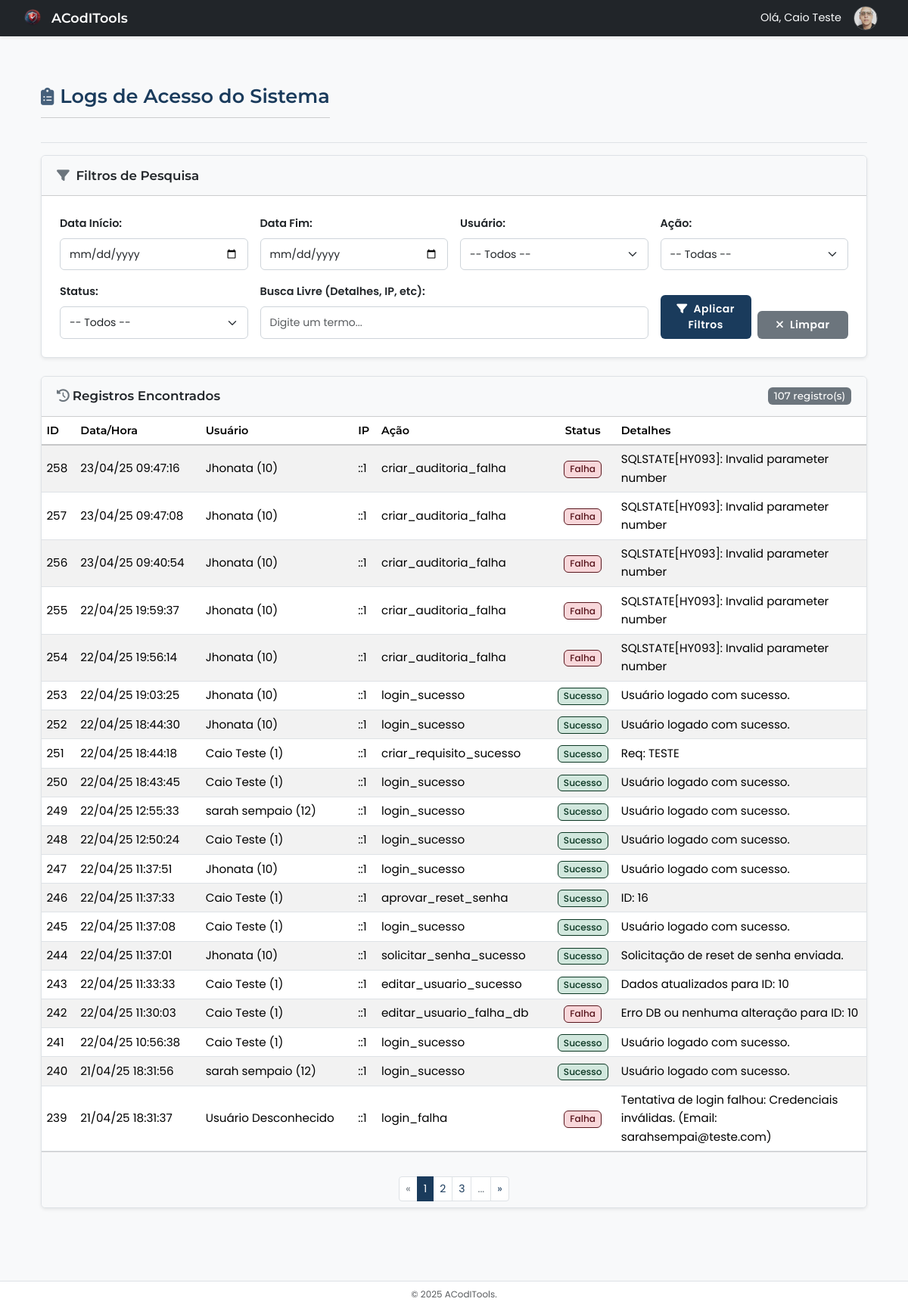
/admin/logs.php (signed in), run on the app's committed database.
### tables this page shows
CREATE TABLE `logs_acesso` (
  `id` int(11) NOT NULL,
  `usuario_id` int(11) DEFAULT NULL,
  `ip_address` varchar(45) DEFAULT NULL,
  `data_hora` datetime DEFAULT current_timestamp(),
  `acao` varchar(255) DEFAULT NULL,
  `sucesso` tinyint(1) DEFAULT NULL,
  `detalhes` text DEFAULT NULL
);

### includes/admin_functions.php (called while the page is built, shortened)
<?php
function getLogsAcesso($conexao, $pagina = 1, $itens_por_pagina = 20, $data_inicio = '', $data_fim = '', $usuario_id = '', $acao = '', $status = '', $search = '') {
    $offset = ($pagina - 1) * $itens_por_pagina;
    $sql = "SELECT
                la.id,
                la.data_hora,
                la.ip_address,
                la.acao,
                la.sucesso,
                la.detalhes,
                COALESCE(u.nome, 'Usuário Desconhecido') AS nome_usuario,
                COALESCE(u.email, 'N/A') AS email_usuario,
                la.usuario_id
            FROM logs_acesso la
            LEFT JOIN usuarios u ON la.usuario_id = u.id
            WHERE 1=1";
    $params = [];
    $sql .= " ORDER BY la.data_hora DESC LIMIT ?, ?";
    $params[] = $offset;
    $params[] = $itens_por_pagina;
    $stmt = $conexao->prepare($sql);
    $stmt->execute($params);
    $logs = $stmt->fetchAll(PDO::FETCH_ASSOC);
    $sql_count = "SELECT COUNT(*) FROM logs_acesso la LEFT JOIN usuarios u ON la.usuario_id = u.id WHERE 1=1";
    $params_count = [];
    $stmt_count = $conexao->prepare($sql_count);
    $stmt_count->execute($params_count);
    $total_logs = $stmt_count->fetchColumn();
    $total_paginas = ceil($total_logs / $itens_por_pagina);
    return [
        'logs' => $logs,
        'paginacao' => [
            'pagina_atual' => $pagina,
            'total_paginas' => $total_paginas,
            'total_logs' => $total_logs,
        ]
    ];
}

### admin/logs.php (the view, shortened to what this page needs)
<?php
require_once __DIR__ . '/../includes/config.php';
require_once __DIR__ . '/../includes/layout_admin.php';
require_once __DIR__ . '/../includes/admin_functions.php';
$filtro_data_inicio = filter_input(INPUT_GET, 'data_inicio', FILTER_VALIDATE_REGEXP, ['options' => ['regexp' => '/^\d{4}-\d{2}-\d{2}$/']]);
$filtro_data_fim = filter_input(INPUT_GET, 'data_fim', FILTER_VALIDATE_REGEXP, ['options' => ['regexp' => '/^\d{4}-\d{2}-\d{2}$/']]);
$filtro_usuario_id = filter_input(INPUT_GET, 'usuario_id', FILTER_VALIDATE_INT);
$filtro_acao = trim(filter_input(INPUT_GET, 'acao', FILTER_SANITIZE_SPECIAL_CHARS) ?? '');
$filtro_status = filter_input(INPUT_GET, 'status', FILTER_VALIDATE_INT, ['options' => ['min_range' => 0, 'max_range' => 1]]);
$filtro_busca = trim(filter_input(INPUT_GET, 'search', FILTER_SANITIZE_SPECIAL_CHARS) ?? '');
$pagina_atual = filter_input(INPUT_GET, 'pagina', FILTER_VALIDATE_INT, ['options' => ['default' => 1, 'min_range' => 1]]);
$itens_por_pagina = 20;
$filtros_ativos = [];
$logs_data = getLogsAcesso(
    $conexao,
    $pagina_atual,
    $itens_por_pagina,
    $filtro_data_inicio ?: '',
    $filtro_data_fim ?: '',
    $filtro_usuario_id ?: '',
    $filtro_acao,
    ($filtro_status !== null && $filtro_status !== false) ? (string)$filtro_status : '',
    $filtro_busca
);
$logs = $logs_data['logs'] ?? [];
$paginacao = $logs_data['paginacao'] ?? ['total_paginas' => 0, 'pagina_atual' => 1, 'total_logs' => 0];
$title = "ACodITools - Logs de Acesso";
echo getHeaderAdmin($title);
?>
<div class="container-fluid">
    <div class="d-flex justify-content-between flex-wrap flex-md-nowrap align-items-center pt-3 pb-2 mb-3 border-bottom">
        <h1 class="h2"><i class="fas fa-clipboard-list me-2"></i>Logs de Acesso do Sistema</h1>
    </div>
    <div class="card shadow-sm mb-4">
        <div class="card-header bg-light">
           <i class="fas fa-filter me-1"></i> Filtros de Pesquisa
        </div>
        <div class="card-body">
            <form method="GET" action="<?= $_SERVER['PHP_SELF'] ?>" id="filterLogsForm">
                <div class="row g-3">
                    <div class="col-md-6 col-lg-3">
                        <label for="data_inicio" class="form-label form-label-sm">Data Início:</label>
                        <input type="date" class="form-control form-control-sm" id="data_inicio" name="data_inicio" value="<?= htmlspecialchars($filtro_data_inicio ?? '') ?>">
                    </div>
                    <div class="col-md-6 col-lg-3">
                        <label for="data_fim" class="form-label form-label-sm">Data Fim:</label>
                        <input type="date" class="form-control form-control-sm" id="data_fim" name="data_fim" value="<?= htmlspecialchars($filtro_data_fim ?? '') ?>">
                    </div>
                    <div class="col-md-6 col-lg-3">
                        <label for="usuario_id" class="form-label form-label-sm">Usuário:</label>
                        <select class="form-select form-select-sm" id="usuario_id" name="usuario_id">
                            <option value="">-- Todos --</option>
                        </select>
                    </div>
                     <div class="col-md-6 col-lg-3">
                        <label for="acao" class="form-label form-label-sm">Ação:</label>
                        <select class="form-select form-select-sm" id="acao" name="acao">
                            <option value="">-- Todas --</option>
                        </select>
                    </div>
                    <div class="col-md-6 col-lg-3">
                        <label for="status" class="form-label form-label-sm">Status:</label>
                        <select class="form-select form-select-sm" id="status" name="status">
                            <option value="" <?= ($filtro_status === null || $filtro_status === false) ? 'selected' : '' ?>>-- Todos --</option>
                        </select>
                    </div>
                     <div class="col-md-6 col-lg-6">
                        <label for="search" class="form-label form-label-sm">Busca Livre (Detalhes, IP, etc):</label>
                        <input type="search" class="form-control form-control-sm" id="search" name="search" placeholder="Digite um termo..." value="<?= htmlspecialchars($filtro_busca ?? '') ?>">
                    </div>
                    <div class="col-md-12 col-lg-3 d-flex align-items-end">
                         <button type="submit" class="btn btn-primary btn-sm me-2 w-100"><i class="fas fa-filter me-1"></i> Aplicar Filtros</button>
                         <a href="<?= $_SERVER['PHP_SELF'] ?>" class="btn btn-secondary btn-sm w-100"><i class="fas fa-times me-1"></i> Limpar</a>
                    </div>
                </div>
            </form>
        </div>
    </div>
    <div class="card shadow-sm">
         <div class="card-header bg-light d-flex justify-content-between align-items-center">
             <span><i class="fas fa-history me-1"></i>Registros Encontrados</span>
             <span class="badge bg-secondary"><?= $paginacao['total_logs'] ?? 0 ?> registro(s)</span>
         </div>
         <div class="card-body p-0">
             <div class="table-responsive">
                <table class="table table-striped table-hover table-sm mb-0">
                    <thead class="table-light">
                        <tr>
                           <th>ID</th>
                           <th>Data/Hora</th>
                           <th>Usuário</th>
                           <th>IP</th>
                           <th>Ação</th>
                           <th class="text-center">Status</th>
                           <th>Detalhes</th>
                        </tr>
                    </thead>
                    <tbody>
                        <?php if (empty($logs)): ?>
                            <tr>
                                <td colspan="7" class="text-center text-muted p-4">
                                    <?php
                                    if (!empty($filtros_ativos)) {
                                        echo 'Nenhum log encontrado com os filtros aplicados. <a href="'.$_SERVER['PHP_SELF'].'">Limpar filtros</a>.';
                                    } else {
                                        echo 'Nenhum log registrado no sistema ainda.';
                                    }
                                    ?>
                                </td>
                            </tr>
                        <?php else: ?>
                            <?php foreach ($logs as $log): ?>
                                <tr>
                                    <td><?= htmlspecialchars($log['id']) ?></td>
                                    <td class="text-nowrap"><?= htmlspecialchars((new DateTime($log['data_hora']))->format('d/m/y H:i:s')) ?></td>
                                    <td title="<?= htmlspecialchars($log['email_usuario'] ?? 'N/A') ?>">
                                        <?= htmlspecialchars($log['nome_usuario'] ?? 'N/A') ?>
                                        <?= $log['usuario_id'] ? '(' . htmlspecialchars($log['usuario_id']) . ')' : '' ?>
                                    </td>
                                    <td><?= htmlspecialchars($log['ip_address'] ?? 'N/A') ?></td>
                                    <td><?= htmlspecialchars($log['acao'] ?? 'N/A') ?></td>
                                    <td class="text-center">
                                         <span class="badge <?= $log['sucesso'] ? 'bg-success-subtle text-success-emphasis' : 'bg-danger-subtle text-danger-emphasis' ?>">
                                            <?= $log['sucesso'] ? 'Sucesso' : 'Falha' ?>
                                        </span>
                                    </td>
                                    <td style="max-width: 300px; overflow-wrap: break-word;" title="<?= htmlspecialchars($log['detalhes'] ?? '') ?>">
                                        <?= nl2br(htmlspecialchars(mb_strimwidth($log['detalhes'] ?? '', 0, 100, "..."))) ?>
                                    </td>
                                </tr>
                            <?php endforeach; ?>
                        <?php endif; ?>
                    </tbody>
                </table>
            </div>
        </div>
        <?php if (isset($paginacao) && $paginacao['total_paginas'] > 1): ?>
        <div class="card-footer bg-light py-2">
            <nav aria-label="Paginação de Logs">
                <ul class="pagination pagination-sm justify-content-center mb-0">
                    <?php
                    $params_paginacao_array = $filtros_ativos;
                    $params_paginacao = http_build_query($params_paginacao_array);
                    $link_paginacao = "?{$params_paginacao}&pagina=";
                    ?>
                    <?php if ($paginacao['pagina_atual'] > 1): ?> <li class="page-item"><a class="page-link" href="<?= $link_paginacao . ($paginacao['pagina_atual'] - 1) ?>">«</a></li> <?php else: ?> <li class="page-item disabled"><span class="page-link">«</span></li> <?php endif; ?>
                    <?php
                    $inicio = max(1, $paginacao['pagina_atual'] - 2); $fim = min($paginacao['total_paginas'], $paginacao['pagina_atual'] + 2);
                    for ($i = $inicio; $i <= $fim; $i++): ?><li class="page-item <?= ($i == $paginacao['pagina_atual']) ? 'active' : '' ?>"><a class="page-link" href="<?= $link_paginacao . $i ?>"><?= $i ?></a></li><?php endfor;
                    if ($fim < $paginacao['total_paginas']) echo '<li class="page-item disabled"><span class="page-link">...</span></li>';
                    ?>
                    <?php if ($paginacao['pagina_atual'] < $paginacao['total_paginas']): ?> <li class="page-item"><a class="page-link" href="<?= $link_paginacao . ($paginacao['pagina_atual'] + 1) ?>">»</a></li> <?php else: ?> <li class="page-item disabled"><span class="page-link">»</span></li> <?php endif; ?>
                </ul>
            </nav>
        </div>
        <?php endif; ?>
    </div>
</div> <?php  ?>
<?php
echo getFooterAdmin();
?>

### assets/css/theme.css (style rules this page uses)
:root { --primary-color: #1a3b5c; --secondary-color: #00c6ab; --accent-color: #f8f9fa; --light-gray: #e9ecef; --dark-gray: #6c757d; --text-color: #212529; --text-color-light: #ffffff; --link-color: var(--secondary-color); --link-hover-color: #00a088; --success-color: #198754; --danger-color: #dc3545; --warning-color: #ffc107; --info-color: #0dcaf0; --font-primary: 'Open Sans', sans-serif; --font-secondary: 'Montserrat', sans-serif; --border-radius: 0.375rem; --box-shadow-sm: 0 .125rem .25rem rgba(0, 0, 0, .075); --box-shadow: 0 .5rem 1rem rgba(0, 0, 0, .15); --box-shadow-lg: 0 1rem 3rem rgba(0, 0, 0, .175); --transition-speed: 0.2s; }
html { height: 100%; scroll-behavior: smooth; }
body { font-family: var(--font-primary); color: var(--text-color); background-color: var(--accent-color); display: flex; flex-direction: column; min-height: 100%; margin: 0; font-size: 0.95rem; line-height: 1.6; }
h1, h2, h3, h4, h5, h6 { font-family: var(--font-secondary); font-weight: 600; color: var(--primary-color); }
a { color: var(--link-color); text-decoration: none; transition: color var(--transition-speed) ease-in-out; }
.card { border: 1px solid #dee2e6; box-shadow: var(--box-shadow-sm); border-radius: var(--border-radius); margin-bottom: 1.5rem; background-color: #fff; }
.card-header { background-color: var(--light-gray); border-bottom: 1px solid #dee2e6; font-family: var(--font-secondary); font-weight: 600; padding: 0.75rem 1.25rem; font-size: 1.1rem; color: var(--primary-color); }
.card-header i { margin-right: 0.5rem; }
.card-body { padding: 1.5rem; }
.btn { border-radius: var(--border-radius); padding: 0.5rem 1rem; font-weight: 600; transition: all var(--transition-speed) ease-in-out; border: none; letter-spacing: 0.5px; }
.btn-primary { background-color: var(--primary-color); color: var(--text-color-light); }
.btn-secondary { background-color: var(--dark-gray); color: var(--text-color-light); }
.form-label { font-weight: 600; margin-bottom: 0.5rem; font-size: 0.9rem; }
.form-control, .form-select { border-radius: var(--border-radius); border: 1px solid #ced4da; padding: 0.6rem 0.75rem; transition: border-color var(--transition-speed) ease-in-out, box-shadow var(--transition-speed) ease-in-out; }
.table { border-color: #dee2e6; }
.table > :not(caption) > * > * { padding: 0.75rem 0.75rem; vertical-align: middle; }
.table thead th { font-family: var(--font-secondary); font-weight: 600; background-color: var(--light-gray); border-bottom-width: 2px; vertical-align: bottom; font-size: 0.9rem; }
.table-sm > :not(caption) > * > * { padding: 0.4rem 0.4rem; }
.pagination { margin-top: 1.5rem; }
.page-link { color: var(--primary-color); border-color: #dee2e6; transition: all var(--transition-speed) ease-in-out; }
.page-item.active .page-link { background-color: var(--primary-color); border-color: var(--primary-color); color: var(--text-color-light); z-index: 3; }
.page-item.disabled .page-link { color: var(--dark-gray); background-color: #fff; border-color: #dee2e6; }

### assets/css/style_admin.css (style rules this page uses)
main .h2, .main-content-fluid .h2, main .h1.h2, .main-content-fluid .h1.h2 { font-family: var(--font-secondary); color: var(--primary-color); margin-bottom: 1.5rem; padding-bottom: 0.75rem; border-bottom: 1px solid var(--bs-border-color-translucent); font-weight: 600; font-size: 1.6rem; }
main .h2 i, .main-content-fluid .h2 i, main .h1.h2 i, .main-content-fluid .h1.h2 i { margin-right: 0.6rem; font-size: 0.9em; color: var(--primary-color); opacity: 0.8; }
.card-header { background-color: #fff; border-bottom: 1px solid var(--bs-border-color-translucent); font-family: var(--font-secondary); font-weight: 600; padding: 0.8rem 1.25rem; font-size: 1.05rem; color: var(--text-color); }
.card-header i { margin-right: 0.6rem; color: var(--dark-gray); }
.card .table { margin-bottom: 0; }
.card .table > thead.table-light > tr > th { background-color: inherit; }
.card .table-responsive { border: none; }
.badge { font-weight: 500; padding: 0.35em 0.6em; font-size: 0.8em; }
.badge.bg-success-subtle.text-success-emphasis, .badge.bg-danger-subtle.text-danger-emphasis, .badge.bg-secondary-subtle.text-secondary-emphasis { border: 1px solid; }

### includes/layout_admin.php (style rules this page uses)
html, body { height: 100%; }
body { display: flex; flex-direction: column; font-family: 'Poppins', sans-serif; }

### data on the page
logs_acesso: id "258", data_hora "23/04/25 09:47:16", nome_usuario "Jhonata", usuario "10", ip_address "::1", acao "criar_auditoria_falha", sucesso "Falha", detalhes "SQLSTATE[HY093]: Invalid parameter number"
logs_acesso: id "257", data_hora "23/04/25 09:47:08", nome_usuario "Jhonata", usuario "10", ip_address "::1", acao "criar_auditoria_falha", sucesso "Falha", detalhes "SQLSTATE[HY093]: Invalid parameter number"
logs_acesso: id "256", data_hora "23/04/25 09:40:54", nome_usuario "Jhonata", usuario "10", ip_address "::1", acao "criar_auditoria_falha", sucesso "Falha", detalhes "SQLSTATE[HY093]: Invalid parameter number"
logs_acesso: id "255", data_hora "22/04/25 19:59:37", nome_usuario "Jhonata", usuario "10", ip_address "::1", acao "criar_auditoria_falha", sucesso "Falha", detalhes "SQLSTATE[HY093]: Invalid parameter number"
logs_acesso: id "254", data_hora "22/04/25 19:56:14", nome_usuario "Jhonata", usuario "10", ip_address "::1", acao "criar_auditoria_falha", sucesso "Falha", detalhes "SQLSTATE[HY093]: Invalid parameter number"
logs_acesso: id "253", data_hora "22/04/25 19:03:25", nome_usuario "Jhonata", usuario "10", ip_address "::1", acao "login_sucesso", sucesso "Sucesso", detalhes "Usuário logado com sucesso."
logs_acesso: id "252", data_hora "22/04/25 18:44:30", nome_usuario "Jhonata", usuario "10", ip_address "::1", acao "login_sucesso", sucesso "Sucesso", detalhes "Usuário logado com sucesso."
logs_acesso: id "251", data_hora "22/04/25 18:44:18", nome_usuario "Caio Teste", usuario "1", ip_address "::1", acao "criar_requisito_sucesso", sucesso "Sucesso", detalhes "Req: TESTE"
logs_acesso: id "250", data_hora "22/04/25 18:43:45", nome_usuario "Caio Teste", usuario "1", ip_address "::1", acao "login_sucesso", sucesso "Sucesso", detalhes "Usuário logado com sucesso."
logs_acesso: id "249", data_hora "22/04/25 12:55:33", nome_usuario "sarah sempaio", usuario "12", ip_address "::1", acao "login_sucesso", sucesso "Sucesso", detalhes "Usuário logado com sucesso."
logs_acesso: id "248", data_hora "22/04/25 12:50:24", nome_usuario "Caio Teste", usuario "1", ip_address "::1", acao "login_sucesso", sucesso "Sucesso", detalhes "Usuário logado com sucesso."
logs_acesso: id "247", data_hora "22/04/25 11:37:51", nome_usuario "Jhonata", usuario "10", ip_address "::1", acao "login_sucesso", sucesso "Sucesso", detalhes "Usuário logado com sucesso."
logs_acesso: id "246", data_hora "22/04/25 11:37:33", nome_usuario "Caio Teste", usuario "1", ip_address "::1", acao "aprovar_reset_senha", sucesso "Sucesso", detalhes "ID: 16"
logs_acesso: id "245", data_hora "22/04/25 11:37:08", nome_usuario "Caio Teste", usuario "1", ip_address "::1", acao "login_sucesso", sucesso "Sucesso", detalhes "Usuário logado com sucesso."
logs_acesso: id "244", data_hora "22/04/25 11:37:01", nome_usuario "Jhonata", usuario "10", ip_address "::1", acao "solicitar_senha_sucesso", sucesso "Sucesso", detalhes "Solicitação de reset de senha enviada."
logs_acesso: id "243", data_hora "22/04/25 11:33:33", nome_usuario "Caio Teste", usuario "1", ip_address "::1", acao "editar_usuario_sucesso", sucesso "Sucesso", detalhes "Dados atualizados para ID: 10"
logs_acesso: id "242", data_hora "22/04/25 11:30:03", nome_usuario "Caio Teste", usuario "1", ip_address "::1", acao "editar_usuario_falha_db", sucesso "Falha", detalhes "Erro DB ou nenhuma alteração para ID: 10"
logs_acesso: id "241", data_hora "22/04/25 10:56:38", nome_usuario "Caio Teste", usuario "1", ip_address "::1", acao "login_sucesso", sucesso "Sucesso", detalhes "Usuário logado com sucesso."
logs_acesso: id "240", data_hora "21/04/25 18:31:56", nome_usuario "sarah sempaio", usuario "12", ip_address "::1", acao "login_sucesso", sucesso "Sucesso", detalhes "Usuário logado com sucesso."
logs_acesso: id "239", data_hora "21/04/25 18:31:37", nome_usuario "Usuário Desconhecido", ip_address "::1", acao "login_falha", sucesso "Falha", detalhes "Tentativa de login falhou: Credenciais inválidas. (Email: sarahsempai@teste.com)"

### other printed values
$nome_admin "Caio Teste"
$paginacao['total_logs'] "107"
